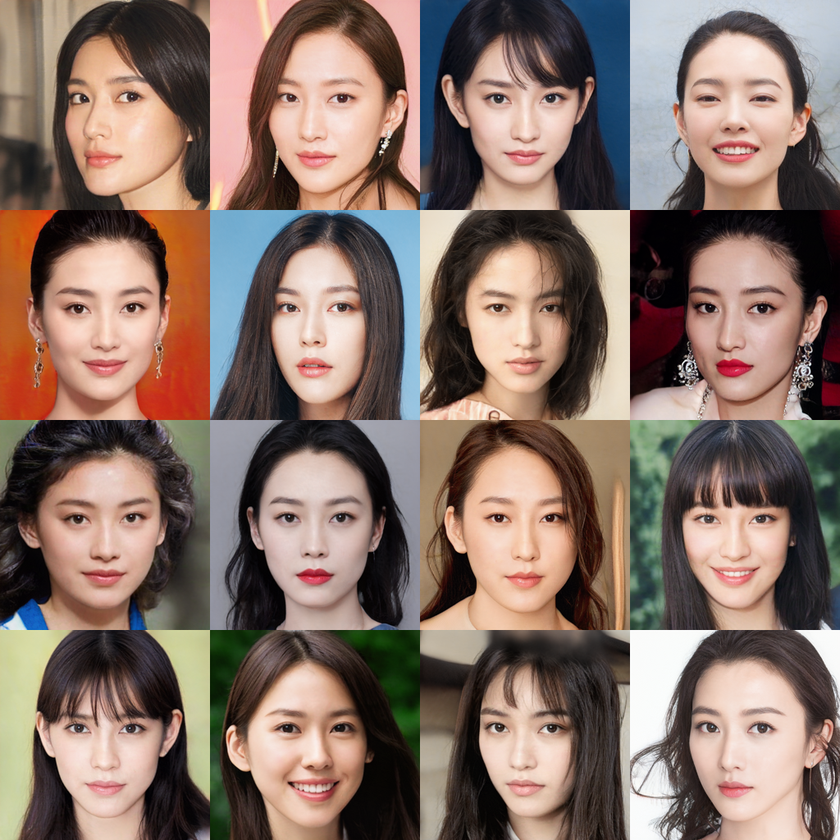
#> input picture 人脸检测案例/face.png, 840 x 840 px, shrunk from 1024 x 1024 before the run
$ python '人脸检测.py'
#> lines starting #> are read from the running program, lines starting #| are printed output that depends on the picture; after the words box and inside, x2 and y2 are one past the last pixel; in counts of white or black regions, pixels touching at a corner belong together
import cv2.cv2
import matplotlib.pyplot as plt
from cv2 import cv2

img = cv2.imread("face.png")
#> img is the input picture: shape (840, 840, 3); mean B, G, R 103.7, 113.5, 134.7
gray = cv2.cvtColor(img,cv2.COLOR_BGR2GRAY)
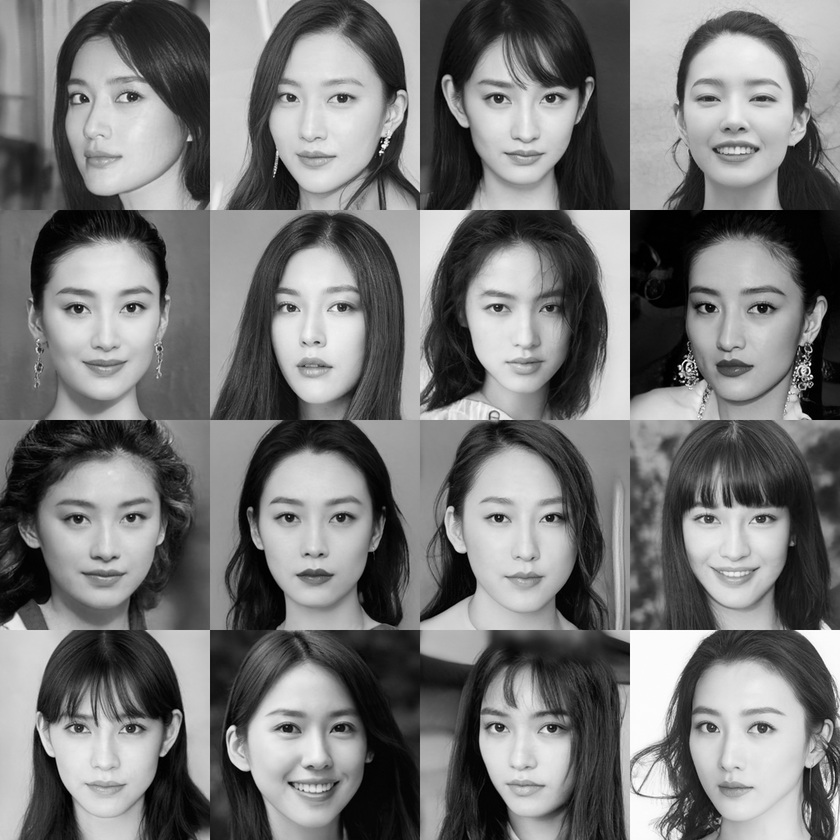
#> gray: shape (840, 840); min 0, max 255, mean 118.7

face_cas = cv2.CascadeClassifier("haarcascade_frontalface_default.xml")
eyes_cas = cv2.CascadeClassifier("haarcascade_eye.xml")

face_cas.load("haarcascade_frontalface_default.xml")
eyes_cas.load("haarcascade_eye.xml")

face_rects = face_cas.detectMultiScale(gray,scaleFactor=1.2,minNeighbors=3,minSize=(32,32))
#> face_rects = 17 rows, first 6: [168, 116, 44, 44], [252, 45, 141, 141], [251, 261, 130, 130], [462, 686, 122, 122], [667, 674, 143, 143], [43, 51, 133, 133]
for facerect in face_rects:
    x,y,w,h = facerect
    cv2.rectangle(img,(x,y),(x+w,y+h),(255,0,0),3)
    roi_color = img[y:y+h,x:x+w]
    roi_gray = gray[y:y+h,x:x+w]
    eyes = eyes_cas.detectMultiScale(roi_gray)
    for (ex,ey,ew,eh) in eyes:
        cv2.rectangle(roi_color,(ex,ey),(ex+ew,ey+eh),(0,255,0),3)
#> this loop made 17 passes
#> (x, y, w, h, eyes) on passes 2 to 10: (252, 45, 141, 141, [[20, 36, 34, 34], [68, 32, 40, 40]]), (251, 261, 130, 130, [[22, 31, 33, 33], [71, 29, 36, 36], [40, 83, 42, 42]]), (462, 686, 122, 122, [[18, 24, 34, 34], [72, 27, 31, 31]]), (667, 674, 143, 143, [[24, 36, 34, 34], [74, 35, 38, 38]]), (43, 51, 133, 133, [[22, 32, 30, 30], [66, 27, 37, 37]]), (667, 41, 144, 144, [[76, 39, 36, 36], [21, 36, 40, 40], [43, 83, 48, 48]]), (455, 48, 136, 136, [[24, 32, 36, 36], [80, 35, 31, 31]]), (455, 256, 135, 135, [[24, 33, 36, 36], [79, 39, 27, 27]]), (662, 251, 147, 147, [[27, 39, 35, 35], [78, 37, 41, 41]])
#> pass 1, `roi_gray = gray[y:y+h,x:x+w]`:
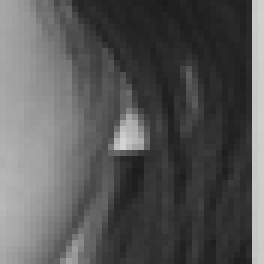
#> roi_gray: shape (44, 44) (shown 6 times larger); min 28, max 210, mean 88
#> pass 2, `roi_color = img[y:y+h,x:x+w]`:
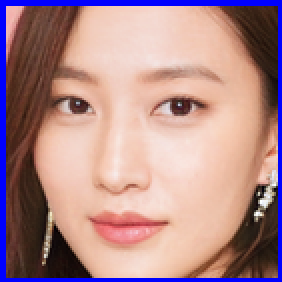
#> roi_color: shape (141, 141, 3) (shown 2 times larger); mean B, G, R 139.4, 137, 174.5
#> pass 2, `roi_gray = gray[y:y+h,x:x+w]`:
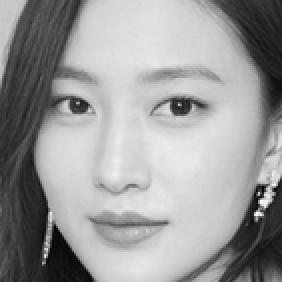
#> roi_gray: shape (141, 141) (shown 2 times larger); min 1, max 255, mean 154
#> after the loop:
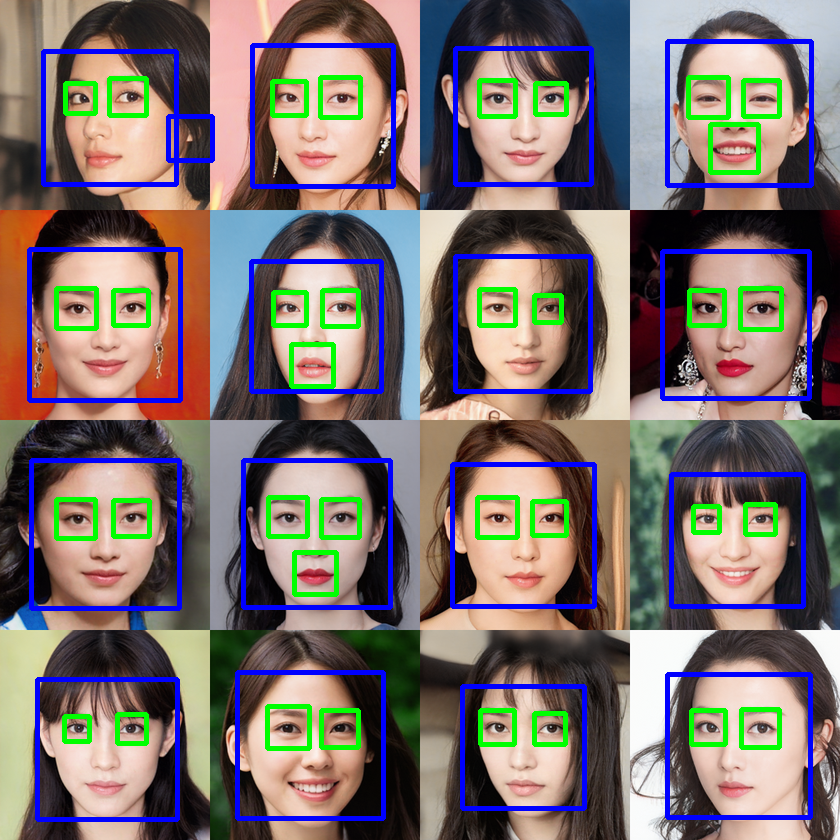
#> img: shape (840, 840, 3); 9.92% of pixels changed, all inside (x1, y1, x2, y2) = (27, 39, 814, 822)
#> after the loop:
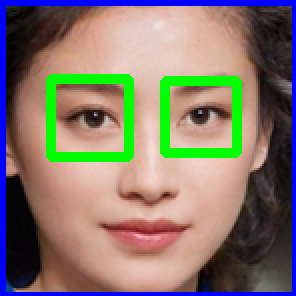
#> roi_color: shape (148, 148, 3) (shown 2 times larger); mean B, G, R 108.6, 119.3, 131.8
#> after the loop:
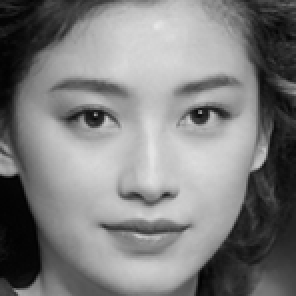
#> roi_gray: shape (148, 148) (shown 2 times larger); min 2, max 231, mean 125.9

plt.imshow(img[:,:,::-1])
plt.show()
